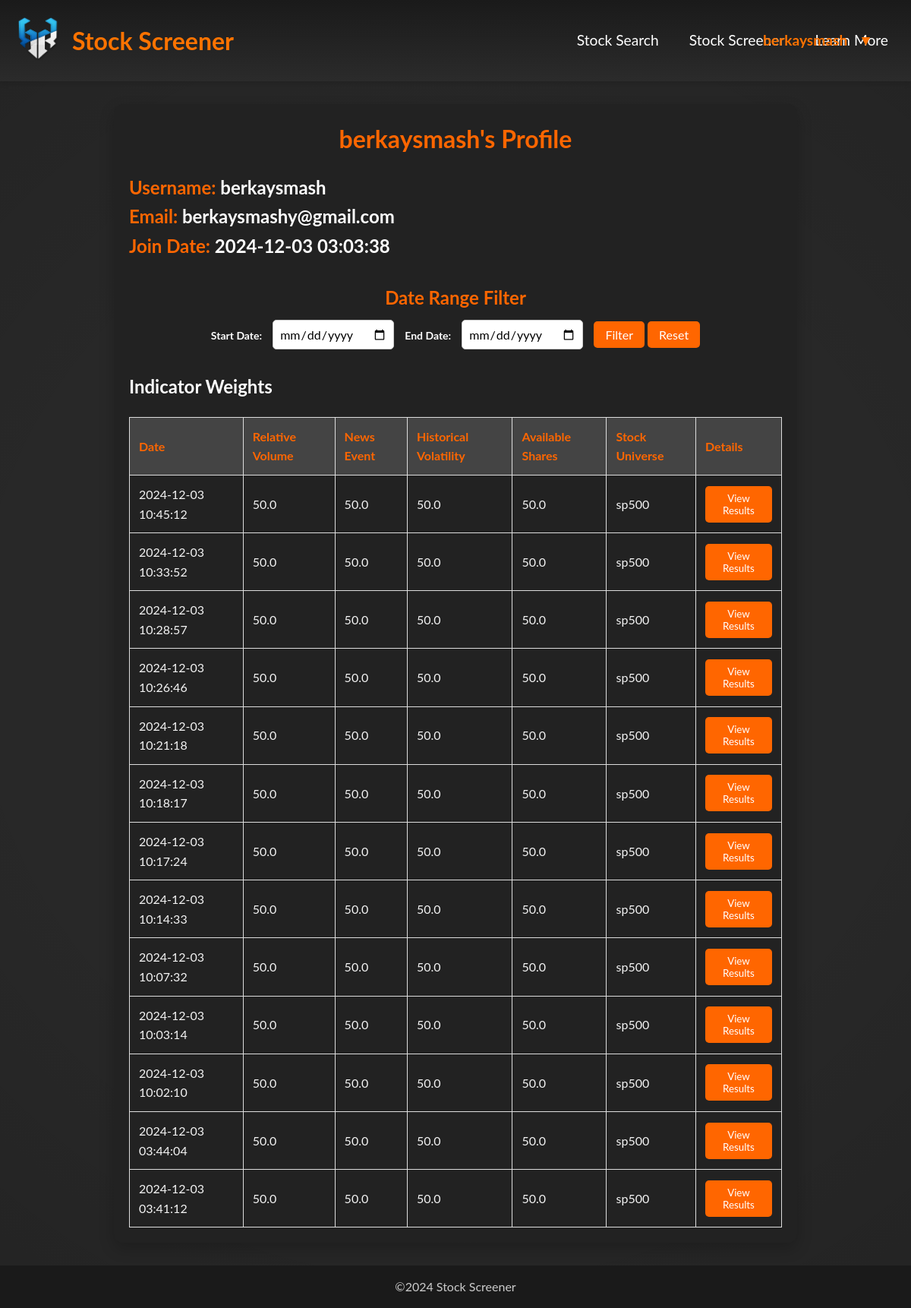
The app's page /history_filter (signed in) with its own data.
### tables this page shows
CREATE TABLE user (
        id INTEGER PRIMARY KEY AUTOINCREMENT,
        username TEXT NOT NULL UNIQUE,
        email TEXT NOT NULL UNIQUE,
        password TEXT NOT NULL,
        created_at TIMESTAMP DEFAULT CURRENT_TIMESTAMP,
        is_verified INTEGER DEFAULT 0
    );

CREATE TABLE indicator_weights (
        id INTEGER PRIMARY KEY AUTOINCREMENT,
        user_id INTEGER,
        relative_volume REAL,
        news_event REAL,
        price_movement REAL,
        historical_volatility REAL,
        available_shares REAL,
        stock_universe TEXT,
        created_at TIMESTAMP DEFAULT CURRENT_TIMESTAMP,
        FOREIGN KEY(user_id) REFERENCES user(id)
    );

### app.py (the view)
@app.route('/history_filter', methods=['GET'])
def history_filter():
    if 'user_id' not in session:
        return "Unauthorized", 403
    start_date = request.args.get('start_date')
    end_date = request.args.get('end_date')
    data = history_controller.history_filter(session['user_id'], start_date, end_date)
    return render_template('history.html', user=data['user'], weights_with_results=data['weights_with_results'])

### app.py (called while the page is built)
@app.before_request
def require_login():
    return auth_controller.require_login()

@app.context_processor
def inject_user():
    return auth_controller.inject_user()

### controllers/auth_controller.py (called while the page is built)
    def get_db_connection(self):
        if current_app.config['TESTING']:
            conn = sqlite3.connect(':memory:')
        else:
            conn = sqlite3.connect('database/database.db')
        conn.row_factory = sqlite3.Row
        return conn

    def require_login(self):
        allowed_routes = ['login', 'register', 'forgot_password_method', 'validate_reset_otp_method',
                          'reset_password_method']
        if 'logged_in' not in session and request.endpoint not in allowed_routes:
            return redirect(url_for('login'))

    def inject_user(self):
        if 'user_id' in session:
            conn = self.get_db_connection()
            conn.execute('''CREATE TABLE IF NOT EXISTS user (
                                id INTEGER PRIMARY KEY AUTOINCREMENT,
                                username TEXT NOT NULL,
                                email TEXT NOT NULL,
                                password TEXT NOT NULL
                            )''')
            user = conn.execute('SELECT * FROM user WHERE id = ?', (session['user_id'],)).fetchone()
            conn.close()
            return {'user': dict(user) if user else None}
        return {'user': None}

### controllers/history_controller.py (called while the page is built)
    def get_db_connection(self):
        conn = sqlite3.connect('database/database.db')
        conn.row_factory = sqlite3.Row
        return conn

### templates/history.html (shortened to what this page needs)
<!doctype html>
<html lang="en">
<head>
    <link rel="stylesheet" href="{{ url_for('static', filename='global.css') }}">
    <link rel="stylesheet" href="{{ url_for('static', filename='history.css') }}">
</head>
<body>
<header>
        <nav class="navbar">
            <div class="logo-container">
                <a href="{{ url_for('stock_search') }}"><img src="{{ url_for('static', filename='image/logo.png') }}" alt="Logo" class="logo"></a>
                <a href="{{ url_for('stock_search') }}" class="nav-title">Stock Screener</a>
            </div>
            <div class="menu-container">
                <a href="{{ url_for('stock_search') }}" class="menu-item">Stock Search</a>
                <a href="{{ url_for('index') }}" class="menu-item">Stock Screener</a>
                <a href="{{ url_for('learn_more') }}" class="menu-item">Learn More</a>
            </div>
            {% include 'partials/logout.html' %}
        </nav>
    </header>
    <div class="container">
        <h1>{{ user['username'] }}'s Profile</h1>
        <h2><strong>Username:</strong> {{ user['username'] }}</h2>
        <h2><strong>Email:</strong> {{ user.email }}</h2>
        <h2><strong>Join Date:</strong> {{ user.created_at }}</h2>
        <div class="date-range-filter">
            <h2>Date Range Filter</h2>
            <form method="GET" action="/history_filter" id="date-filter-form">
                <label for="start-date">Start Date:</label>
                <input type="date" id="start-date" name="start_date" required>
                <label for="end-date">End Date:</label>
                <input type="date" id="end-date" name="end_date" required>
                <button type="submit">Filter</button>
                <button type="button" onclick="resetFilter()">Reset</button>
            </form>
        </div>
        <h2>Indicator Weights</h2>
        <table>
            <thead>
                <tr>
                    <th>Date</th>
                    <th>Relative Volume</th>
                    <th>News Event</th>
                    <th>Historical Volatility</th>
                    <th>Available Shares</th>
                    <th>Stock Universe</th>
                    <th>Details</th>
                </tr>
            </thead>
            <tbody>
                {% for item in weights_with_results %}
                <tr>
                    <td>{{ item.weight['created_at'] }}</td>
                    <td>{{ item.weight['relative_volume'] }}</td>
                    <td>{{ item.weight['news_event'] }}</td>
                    <td>{{ item.weight['historical_volatility'] }}</td>
                    <td>{{ item.weight['available_shares'] }}</td>
                    <td>{{ item.weight['stock_universe'] }}</td>
                    <td>
                        <button onclick="showPopup({{ loop.index0 }})">View Results</button>
                    </td>
                </tr>
                {% endfor %}
            </tbody>
        </table>
    </div>
      <footer>
        <div class="footer-social">
            <span>©2024 Stock Screener</span>
        </div>
    </footer>
</body>
</html>

### templates/partials/logout.html (shortened to what this page needs)
    {% if user %}
    <div class="logout-container">
        <div class="user-dropdown">
            <span>{{ user['username'] }}</span>
            <span class="dropdown-icon">▼</span>
        </div>
    </div>
    {% else %}
    <div class="logout-container">
        <a href="/login" class="login-link" style="color: #ff7300; text-decoration: none; font-weight: bold;">Login</a>
    </div>
    {% endif %}

### static/global.css (style rules this page uses)
* { margin: 0; padding: 0; box-sizing: border-box; font-family: "Lato", sans-serif; }
html, body { min-height: 100vh; margin: 0; background-color: #1e1e1e; color: #f4f4f4; line-height: 1.6; display: flex; flex-direction: column; }
body { background-color: #2c2c2c; background-image: radial-gradient(circle, rgba(0, 0, 0, 0.1), rgba(0, 0, 0, 0.1) 60%, rgba(0, 0, 0, 0.2)); }
a { color: #ff7300; text-decoration: none; transition: color 0.3s ease; }
header { background: linear-gradient(to bottom, #1a1a1a, #2b2b2b); box-shadow: 0 4px 6px rgba(0, 0, 0, 0.1); padding: 20px 0; }
.navbar { display: flex; justify-content: space-between; align-items: center; max-width: 1200px; margin: 0 auto; padding: 0 20px; }
.logo-container { display: flex; align-items: center; }
.logo { width: 60px; height: auto; margin-right: 15px; }
.nav-title { color: #ff7300; font-size: 32px; font-weight: 700; }
.logout-container { position: absolute; right: 40px; display: flex; align-items: center; font-size: 1em; color: #333; z-index: 10; }
.user-dropdown { position: relative; display: inline-block; color: #ff7300; cursor: pointer; font-size: 1.2em; font-weight: bold; }
.user-dropdown span { margin-right: 10px; }
.dropdown-icon { font-size: 1em; transform: rotate(0deg); transition: transform 0.3s ease; }
table { width: 100%; border-collapse: collapse; }
table, th, td { border: 1px solid #444; }
th { background-color: #333; color: #ff9800; padding: 10px; }
td { padding: 10px; text-align: left; }
footer { background-color: #1a1a1a; color: #ccc; text-align: center; padding: 15px 0; margin-top: auto; }
.menu-container { display: flex; gap: 20px; }
.menu-container a { font-size: 1.2em; }
.menu-item { color: #ffffff; font-size: 16px; text-decoration: none; padding: 10px; transition: color 0.3s ease; }

### static/history.css (style rules this page uses)
.container { max-width: 900px; margin: 30px auto; padding: 20px; background-color: #222; border-radius: 12px; box-shadow: 0 8px 20px rgba(0, 0, 0, 0.2); }
h1 { color: #ff6600; text-align: center; margin-bottom: 20px; }
h2 { color: #fff; }
h2 strong { color: #ff6600; }
.date-range-filter { text-align: center; margin: 30px 0; }
.date-range-filter h2 { margin: 0; font-size: 24px; color: #ff6600; }
.date-range-filter form { margin-top: 10px; }
.date-range-filter label { color: #fff; font-weight: bold; font-size: 14px; }
.date-range-filter input[type="date"] { padding: 8px; font-size: 16px; margin: 0 10px; border-radius: 5px; border: 1px solid #ccc; }
.date-range-filter button { padding: 8px 15px; font-size: 16px; background-color: #ff6600; color: white; border: none; border-radius: 5px; cursor: pointer; transition: background-color 0.3s; }
table { width: 100%; border-collapse: collapse; margin-top: 20px; }
table, th, td { border: 1px solid #ddd; }
th, td { text-align: left; padding: 12px; }
th { background-color: #444; color: #ff6600; }
button { background-color: #ff6600; color: white; padding: 8px 12px; border: none; border-radius: 5px; cursor: pointer; transition: background-color 0.3s; }

### records on screen
user: username "berkaysmash", email "berkaysmashy@gmail.com", created_at "2024-12-03 03:03:38"
indicator_weights: weight.created_at "2024-12-03 10:45:12", weight.relative_volume "50.0", weight.news_event "50.0", weight.historical_volatility "50.0", weight.available_shares "50.0", weight.stock_universe "sp500"
indicator_weights: weight.created_at "2024-12-03 10:33:52", weight.relative_volume "50.0", weight.news_event "50.0", weight.historical_volatility "50.0", weight.available_shares "50.0", weight.stock_universe "sp500"
indicator_weights: weight.created_at "2024-12-03 10:28:57", weight.relative_volume "50.0", weight.news_event "50.0", weight.historical_volatility "50.0", weight.available_shares "50.0", weight.stock_universe "sp500"
indicator_weights: weight.created_at "2024-12-03 10:26:46", weight.relative_volume "50.0", weight.news_event "50.0", weight.historical_volatility "50.0", weight.available_shares "50.0", weight.stock_universe "sp500"
indicator_weights: weight.created_at "2024-12-03 10:21:18", weight.relative_volume "50.0", weight.news_event "50.0", weight.historical_volatility "50.0", weight.available_shares "50.0", weight.stock_universe "sp500"
indicator_weights: weight.created_at "2024-12-03 10:18:17", weight.relative_volume "50.0", weight.news_event "50.0", weight.historical_volatility "50.0", weight.available_shares "50.0", weight.stock_universe "sp500"
indicator_weights: weight.created_at "2024-12-03 10:17:24", weight.relative_volume "50.0", weight.news_event "50.0", weight.historical_volatility "50.0", weight.available_shares "50.0", weight.stock_universe "sp500"
indicator_weights: weight.created_at "2024-12-03 10:14:33", weight.relative_volume "50.0", weight.news_event "50.0", weight.historical_volatility "50.0", weight.available_shares "50.0", weight.stock_universe "sp500"
indicator_weights: weight.created_at "2024-12-03 10:07:32", weight.relative_volume "50.0", weight.news_event "50.0", weight.historical_volatility "50.0", weight.available_shares "50.0", weight.stock_universe "sp500"
indicator_weights: weight.created_at "2024-12-03 10:03:14", weight.relative_volume "50.0", weight.news_event "50.0", weight.historical_volatility "50.0", weight.available_shares "50.0", weight.stock_universe "sp500"
indicator_weights: weight.created_at "2024-12-03 10:02:10", weight.relative_volume "50.0", weight.news_event "50.0", weight.historical_volatility "50.0", weight.available_shares "50.0", weight.stock_universe "sp500"
indicator_weights: weight.created_at "2024-12-03 03:44:04", weight.relative_volume "50.0", weight.news_event "50.0", weight.historical_volatility "50.0", weight.available_shares "50.0", weight.stock_universe "sp500"
indicator_weights: weight.created_at "2024-12-03 03:41:12", weight.relative_volume "50.0", weight.news_event "50.0", weight.historical_volatility "50.0", weight.available_shares "50.0", weight.stock_universe "sp500"
